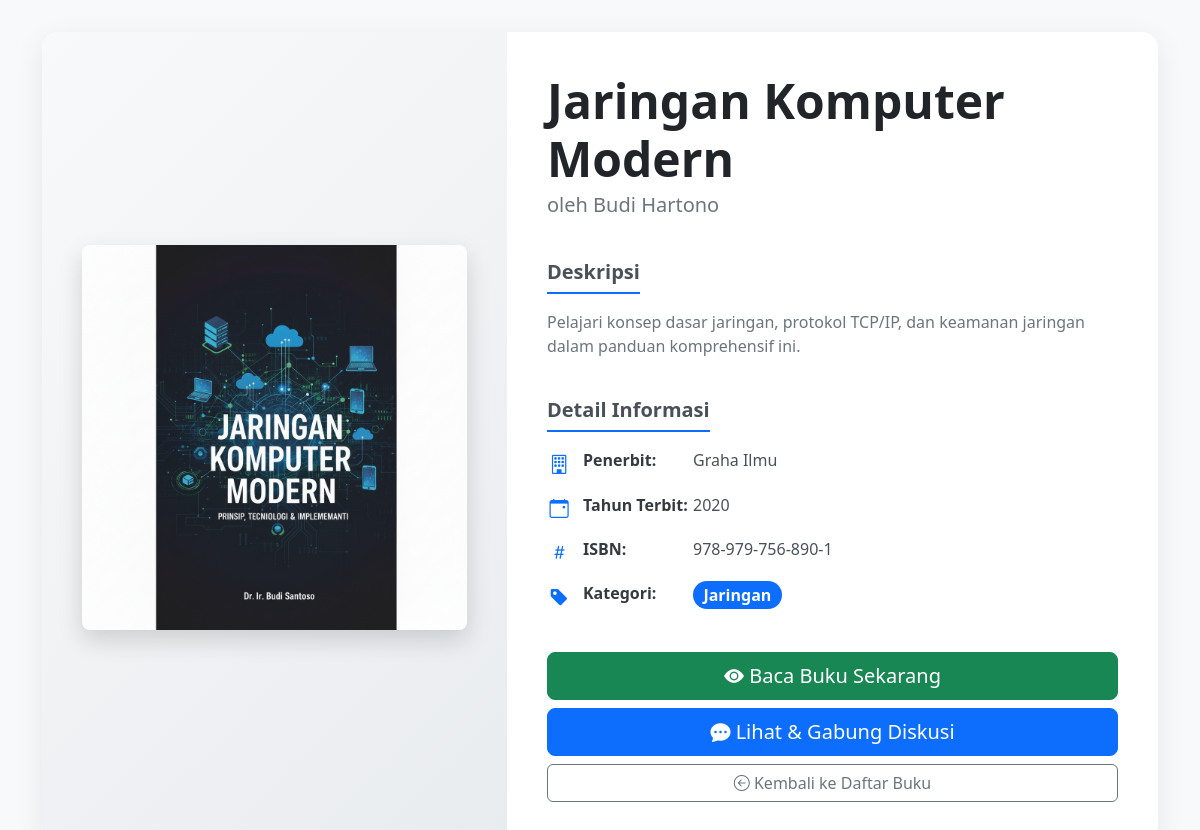
The app's page /pages/detail_buku.php?id=2 with its own data.
### tables this page shows
CREATE TABLE `buku` (
  `id` int(11) NOT NULL,
  `judul` varchar(255) NOT NULL,
  `penulis` varchar(100) DEFAULT NULL,
  `penerbit` varchar(100) DEFAULT NULL,
  `tahun_terbit` year(4) DEFAULT NULL,
  `isbn` varchar(20) DEFAULT NULL,
  `kategori` varchar(50) DEFAULT NULL,
  `deskripsi` text DEFAULT NULL,
  `cover_path` varchar(255) DEFAULT NULL,
  `file_path` varchar(255) NOT NULL
);

### pages/detail_buku.php (the view, shortened to what this page needs)
<?php
include '../includes/db.php';
$book_id = $_GET['id'];
$stmt = $conn->prepare("SELECT * FROM buku WHERE id = ?");
$stmt->bind_param("i", $book_id);
$stmt->execute();
$result = $stmt->get_result();
$book = $result->fetch_assoc();
?>
<!DOCTYPE html>
<html lang="id">
<head>
    <link href="../css/bootstrap.min.css" rel="stylesheet">
    <link rel="stylesheet" href="https://cdn.jsdelivr.net/npm/bootstrap-icons@1.11.3/font/bootstrap-icons.min.css">
</head>
<body class="bg-light">
<div class="container my-auto">
    <div class="book-detail-card">
        <div class="row g-0">
            <div class="col-lg-5 book-cover-container">
                <img src="../<?= htmlspecialchars($book['cover_path']) ?>" class="book-cover-img" alt="Cover <?= htmlspecialchars($book['judul']) ?>">
            </div>
            <div class="col-lg-7 book-info-container">
                <div>
                    <h1 class="book-title display-5"><?= htmlspecialchars($book['judul']) ?></h1>
                    <p class="author-name">oleh <?= htmlspecialchars($book['penulis']) ?></p>
                    <h5 class="section-title">Deskripsi</h5>
                    <p class="text-secondary"><?= nl2br(htmlspecialchars($book['deskripsi'])) ?></p>
                    <h5 class="section-title">Detail Informasi</h5>
                    <ul class="details-list">
                        <li>
                            <i class="bi bi-building icon"></i>
                            <span class="label">Penerbit:</span>
                            <span class="value"><?= htmlspecialchars($book['penerbit'] ?? 'N/A') ?></span>
                        </li>
                        <li>
                            <i class="bi bi-calendar-event icon"></i>
                            <span class="label">Tahun Terbit:</span>
                            <span class="value"><?= htmlspecialchars($book['tahun_terbit'] ?? 'N/A') ?></span>
                        </li>
                        <li>
                            <i class="bi bi-hash icon"></i>
                            <span class="label">ISBN:</span>
                            <span class="value"><?= htmlspecialchars($book['isbn'] ?? 'N/A') ?></span>
                        </li>
                        <li>
                            <i class="bi bi-tag-fill icon"></i>
                            <span class="label">Kategori:</span>
                            <span class="value"><span class="badge bg-primary rounded-pill fs-6"><?= htmlspecialchars($book['kategori'] ?? 'Umum') ?></span></span>
                        </li>
                    </ul>
                </div>
                <div class="action-buttons">
    <div class="d-grid gap-2">
        <a href="baca_buku.php?file=<?= urlencode(basename($book['file_path'])) ?>&title=<?= urlencode($book['judul']) ?>" class="btn btn-success btn-lg">
            <i class="bi bi-eye-fill"></i> Baca Buku Sekarang
        </a>
        <a href="diskusi.php?id=<?= $book['id'] ?>" class="btn btn-primary btn-lg">
            <i class="bi bi-chat-dots-fill"></i> Lihat & Gabung Diskusi
        </a>
        <a href="dashboard.php" class="btn btn-outline-secondary">
            <i class="bi bi-arrow-left-circle"></i> Kembali ke Daftar Buku
        </a>
    </div>
</div>
            </div>
        </div>
    </div>
</div>
</body>
</html>

### pages/detail_buku.php (style rules this page uses)
body { background-color: #f0f2f5; padding-top: 2rem; padding-bottom: 2rem; }
.book-detail-card { background-color: #ffffff; border-radius: 1rem; box-shadow: 0 8px 30px rgba(0, 0, 0, 0.08); border: none; overflow: hidden; }
.book-cover-container { padding: 2.5rem; background: linear-gradient(135deg, #f8f9fa, #e9ecef); display: flex; align-items: center; justify-content: center; }
.book-cover-img { max-width: 100%; max-height: 450px; object-fit: contain; border-radius: 0.5rem; box-shadow: 0 10px 25px rgba(0, 0, 0, 0.15); transition: transform 0.3s ease; }
.book-info-container { padding: 2.5rem; display: flex; flex-direction: column; }
.book-title { font-weight: 700; color: #212529; }
.author-name { font-size: 1.25rem; color: #6c757d; margin-top: -5px; }
.section-title { font-weight: 600; margin-top: 1.5rem; margin-bottom: 1rem; color: #495057; border-bottom: 2px solid #0d6efd; padding-bottom: 0.5rem; display: inline-block; }
.details-list { list-style: none; padding: 0; }
.details-list li { display: flex; align-items: flex-start; margin-bottom: 0.85rem; font-size: 1rem; }
.details-list .icon { color: #0d6efd; margin-right: 12px; font-size: 1.2rem; width: 24px; text-align: center; padding-top: 2px; }
.details-list .label { font-weight: 600; width: 110px; flex-shrink: 0; color: #343a40; }
.details-list .value { color: #495057; }
.action-buttons { margin-top: auto; padding-top: 1.5rem; }

### records on screen
buku: cover_path (picture), judul "Jaringan Komputer Modern", penulis "Budi Hartono", deskripsi "Pelajari konsep dasar jaringan, protokol TCP/IP, dan keamanan jaringan dalam panduan komprehensif ini.", penerbit "Graha Ilmu", tahun_terbit "2020", isbn "978-979-756-890-1", kategori "Jaringan"
